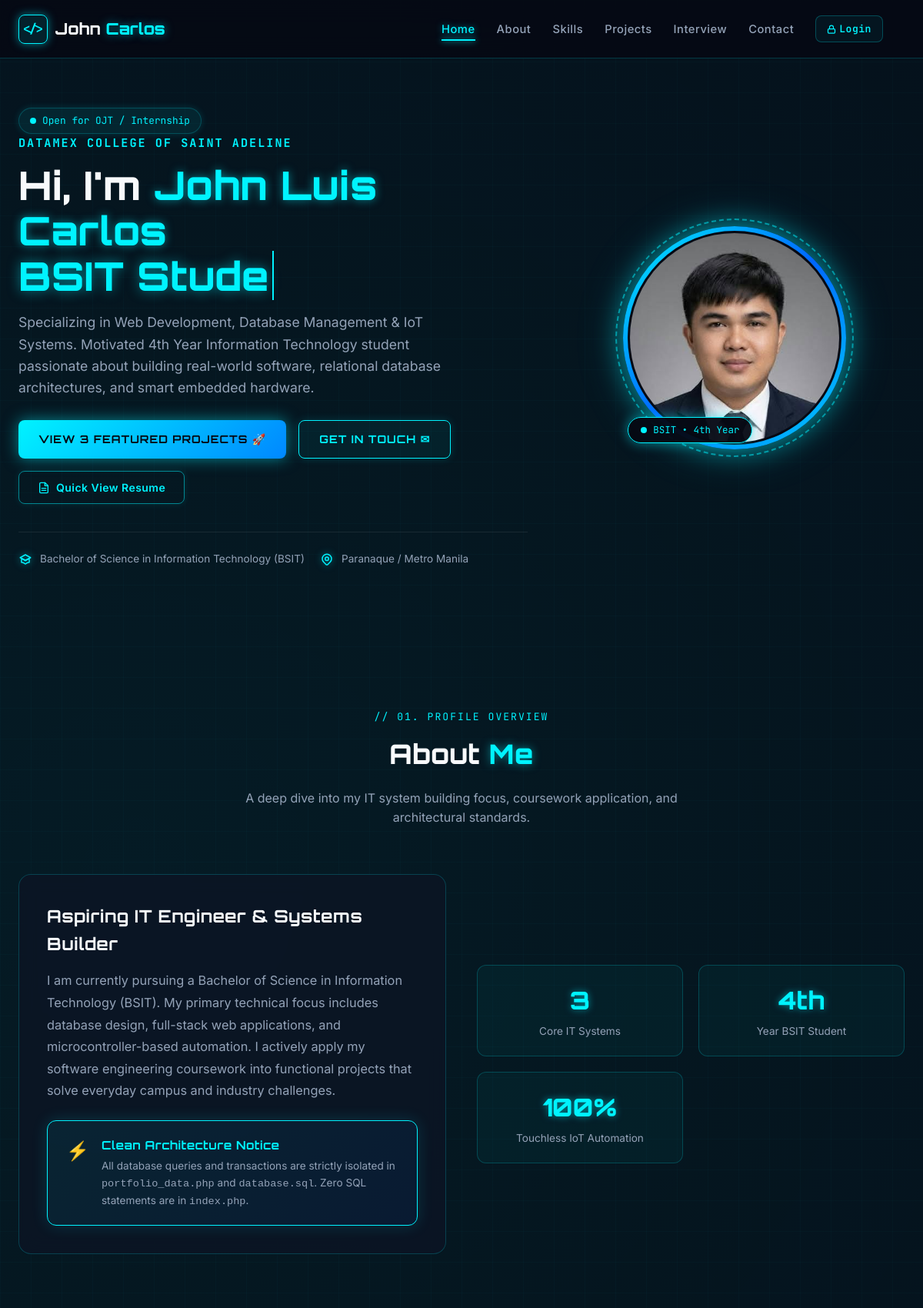
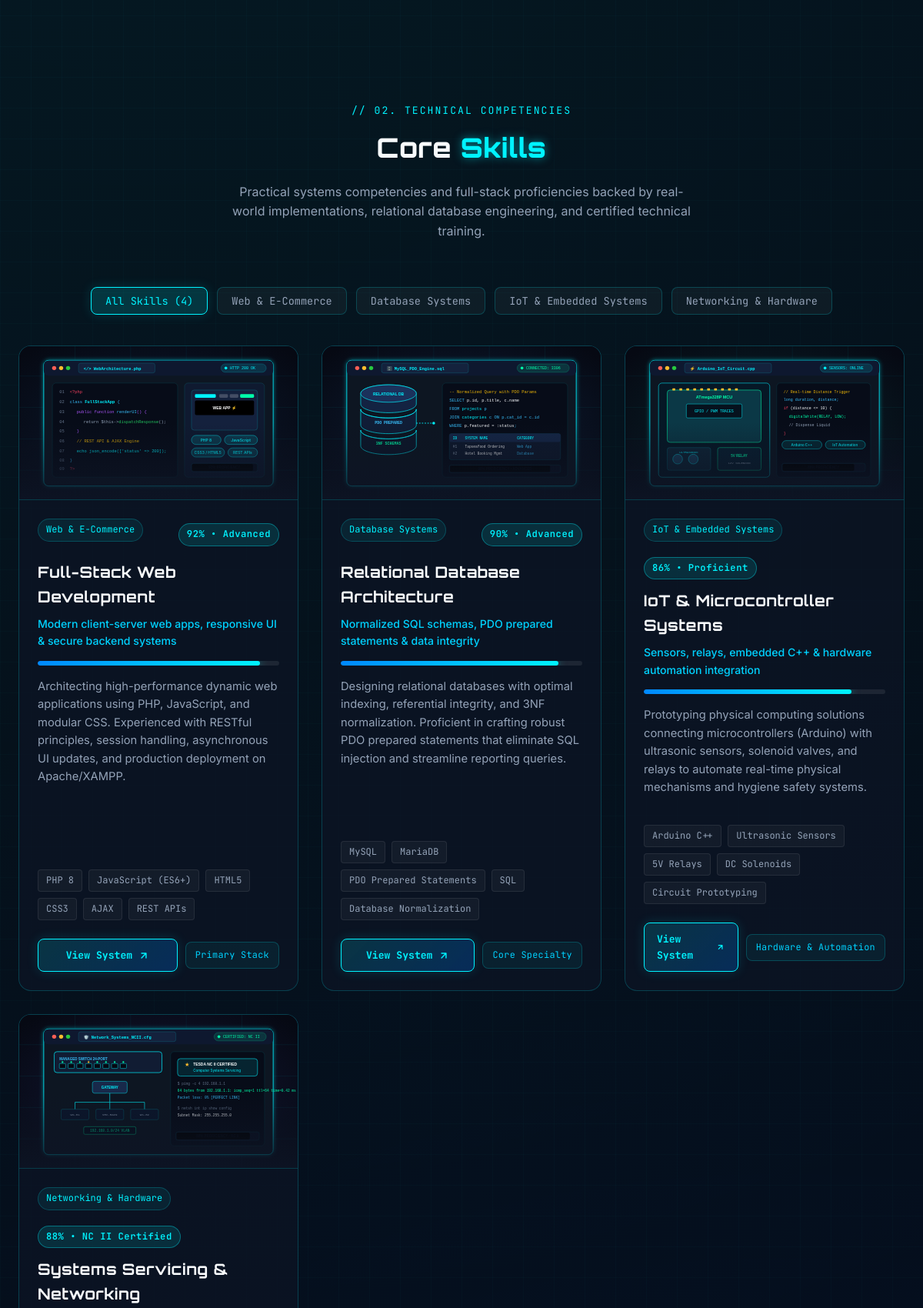
The page / (upper part) on the database its author committed (2 pictures, top to bottom).
### tables this page shows
CREATE TABLE `profile_info` (
  `id` INT AUTO_INCREMENT PRIMARY KEY,
  `full_name` VARCHAR(100) NOT NULL,
  `headline` VARCHAR(150) NOT NULL,
  `sub_headline` VARCHAR(255) NOT NULL,
  `bio_summary` TEXT NOT NULL,
  `about_details` TEXT NOT NULL,
  `profile_image` VARCHAR(255) DEFAULT 'assets/images/profile.jpg',
  `email` VARCHAR(100) NOT NULL,
  `phone` VARCHAR(30) NOT NULL,
  `location` VARCHAR(100) NOT NULL,
  `university` VARCHAR(150) NOT NULL,
  `degree_program` VARCHAR(150) NOT NULL,
  `year_level` VARCHAR(50) NOT NULL,
  `status_badge` VARCHAR(50) DEFAULT 'Available for Internship',
  `github_url` VARCHAR(255) DEFAULT 'https://github.com',
  `linkedin_url` VARCHAR(255) DEFAULT 'https://linkedin.com',
  `created_at` TIMESTAMP DEFAULT CURRENT_TIMESTAMP
);

CREATE TABLE `skills` (
  `id` INT AUTO_INCREMENT PRIMARY KEY,
  `title` VARCHAR(120) NOT NULL,
  `category` VARCHAR(60) NOT NULL,
  `tagline` VARCHAR(150) NOT NULL,
  `proficiency` INT NOT NULL DEFAULT 90,
  `level_label` VARCHAR(50) NOT NULL DEFAULT 'Advanced',
  `description` TEXT NOT NULL,
  `tech_stack` VARCHAR(255) NOT NULL,
  `image_url` VARCHAR(255) DEFAULT 'assets/images/skills/web_development.svg',
  `badge` VARCHAR(50) DEFAULT 'Core IT Competency',
  `sort_order` INT DEFAULT 1
);

### db.php (called while the page is built, shortened)
<?php
$db_connected = false;
try {
    $db_connected = true;
} catch (PDOException $e) {
    $db_connected = false;
    $db_error_message = $e->getMessage();
}
function isDbConnected() {
    global $db_connected;
    return $db_connected;
}

### portfolio_data.php (called while the page is built, shortened)
<?php
require_once __DIR__ . '/db.php';
function resolveProjectImage($path, $fallback_svg) {
    if (!empty($path) && file_exists(__DIR__ . '/' . $path)) {
        return $path;
    }
    return $fallback_svg;
}
function getStudentProfile() {
    $pdo = getDbConnection();
    if ($pdo && isDbConnected()) {
        try {
            $stmt = $pdo->prepare("SELECT * FROM `profile_info` ORDER BY `id` ASC LIMIT 1");
            $stmt->execute();
            $profile = $stmt->fetch();
            if ($profile) {
                $profile['source'] = 'mysql';
                return $profile;
            }
        } catch (PDOException $e) {
        }
    }
    $image_path = file_exists(__DIR__ . '/assets/images/profile.jpg') ? 'assets/images/profile.jpg' : 'assets/images/profile.svg';
    return [
        'full_name'      => 'John Luis Carlos',
        'headline'       => 'IT Student & Aspiring Full-Stack Developer',
        'sub_headline'   => 'Specializing in Web Development, Database Management & IoT Systems',
        'bio_summary'    => 'Motivated 4th Year Information Technology student passionate about building real-world software, relational database architectures, and smart embedded hardware.',
        'about_details'  => "I am currently pursuing a Bachelor of Science in Information Technology (BSIT) at Datamex College of Saint Adeline. My primary technical focus includes database design, full-stack web applications, and microcontroller-based automation.\n\nI actively apply my software engineering coursework into functional projects that solve everyday campus and industry challenges, such as restaurant food ordering platforms, centralized hotel booking systems, and sensor-driven touchless dispensers.",
        'profile_image'  => $image_path,
        'email'          => 'johnluis1@gmail.com',
        'phone'          => '+639105428974',
        'location'       => 'Paranaque / Metro Manila',
        'university'     => 'Datamex College of Saint Adeline',
        'degree_program' => 'Bachelor of Science in Information Technology (BSIT)',
        'year_level'     => '4th Year Undergraduate',
        'status_badge'   => 'Open for OJT / Internship',
        'github_url'     => 'https://github.com',
        'linkedin_url'   => 'https://linkedin.com',
        'source'         => 'fallback'
    ];
}
function getSkillsList() {
    $pdo = getDbConnection();
    if ($pdo && isDbConnected()) {
        try {
            $stmt = $pdo->prepare("SELECT * FROM `skills` ORDER BY `sort_order` ASC, `id` ASC");
            $stmt->execute();
            $skills = $stmt->fetchAll();
            if (!empty($skills)) {
                return $skills;
            }
        } catch (PDOException $e) {
        }
    }
}

### index.php (the view, shortened to what this page needs)
<?php
require_once __DIR__ . '/portfolio_data.php';
$profile      = getStudentProfile();
$skills       = getSkillsList();
?>
<!DOCTYPE html>
<html lang="en">
<head>
    <link rel="stylesheet" href="assets/css/style.css">
</head>
<body>
    <nav class="navbar" id="navbar">
        <div class="container nav-container">
            <a href="#hero" class="logo" id="brand-logo">
                <span class="logo-badge">&lt;/&gt;</span>
                <span><?= htmlspecialchars(explode(' ', $profile['full_name'])[0] ?? 'IT') ?><span class="neon-text"> Carlos</span></span>
            </a>
            <ul class="nav-links" id="nav-links">
                <li><a href="#hero" class="nav-link active">Home</a></li>
                <li><a href="#about" class="nav-link">About</a></li>
                <li><a href="#skills" class="nav-link">Skills</a></li>
                <li><a href="#projects" class="nav-link">Projects</a></li>
                <li><a href="#interview" class="nav-link">Interview</a></li>
                <li><a href="#contact" class="nav-link">Contact</a></li>
                <li><a href="login.php" class="nav-link nav-link-login" title="Admin Portal"><svg width="12" height="12" viewBox="0 0 24 24" fill="none" stroke="currentColor" stroke-width="2.5" style="vertical-align:baseline; margin-right:4px;"><rect x="3" y="11" width="18" height="11" rx="2" ry="2"></rect><path d="M7 11V7a5 5 0 0 1 10 0v4"></path></svg>Login</a></li>
            </ul>
        </div>
    </nav>
    <section class="hero" id="hero">
        <div class="container">
            <div class="hero-grid">
                <div class="hero-content">
                    <div class="status-badge">
                        <span class="pulse-dot"></span>
                        <span><?= htmlspecialchars($profile['status_badge']) ?></span>
                    </div>
                    <h2 class="hero-subtitle"><?= htmlspecialchars($profile['university']) ?></h2>
                    <h1 class="hero-title">
                        Hi, I'm <span class="neon-text"><?= htmlspecialchars($profile['full_name']) ?></span><br>
                        <span class="hero-dynamic-text" id="dynamic-text">IT Student</span>
                    </h1>
                    <p class="hero-desc">
                        <?= htmlspecialchars($profile['sub_headline']) ?>. <?= htmlspecialchars($profile['bio_summary']) ?>
                    </p>
                    <div class="hero-actions">
                        <a href="#projects" class="btn btn-neon" id="hero-projects-btn">View 3 Featured Projects 🚀</a>
                        <a href="#contact" class="btn btn-outline" id="hero-contact-btn">Get In Touch ✉</a>
                        <button type="button" class="btn btn-resume" id="resume-quick-view-btn" onclick="openResumeModal()">
                            Quick View Resume
                        </button>
                    </div>
                    <div class="student-meta">
                        <div class="meta-item">
                            <span><?= htmlspecialchars($profile['degree_program']) ?></span>
                        </div>
                        <div class="meta-item">
                            <span><?= htmlspecialchars($profile['location']) ?></span>
                        </div>
                    </div>
                </div>
                <div class="hero-avatar-wrapper">
                    <div class="avatar-frame">
                        <?php $img_version = file_exists(__DIR__ . '/' . $profile['profile_image']) ? filemtime(__DIR__ . '/' . $profile['profile_image']) : time(); ?>
                        <img src="<?= htmlspecialchars($profile['profile_image']) ?>?v=<?= $img_version ?>" alt="<?= htmlspecialchars($profile['full_name']) ?>" class="avatar-img" id="profile-picture">
                        <div class="avatar-status-pill">
                            <span class="pulse-dot"></span>
                            <span>BSIT • 4th Year</span>
                        </div>
                    </div>
                </div>
            </div>
        </div>
    </section>
    <section class="section" id="about">
        <div class="container">
            <div class="section-header">
                <span class="section-tag">// 01. Profile Overview</span>
                <h2 class="section-title">About <span class="neon-text">Me</span></h2>
                <p class="section-desc">A deep dive into my IT system building focus, coursework application, and architectural standards.</p>
            </div>
            <div class="about-grid">
                <div class="about-card">
                    <h3 style="font-size: 1.4rem; margin-bottom: 16px; color: var(--text-primary);">
                        Aspiring IT Engineer &amp; Systems Builder
                    </h3>
                    <p class="about-text">
                        <?= nl2br(htmlspecialchars($profile['about_details'])) ?>
                    </p>
                    <div class="arch-callout">
                        <div class="arch-icon">⚡</div>
                        <div class="arch-text">
                            <h4>Clean Architecture Notice</h4>
                            <p>All database queries and transactions are strictly isolated in <code>portfolio_data.php</code> and <code>database.sql</code>. Zero SQL statements are in <code>index.php</code>.</p>
                        </div>
                    </div>
                </div>
                <div class="stat-grid">
                    <div class="stat-box">
                        <div class="stat-num">3</div>
                        <div class="stat-label">Core IT Systems</div>
                    </div>
                    <div class="stat-box">
                        <div class="stat-num">4th</div>
                        <div class="stat-label">Year BSIT Student</div>
                    </div>
                    <div class="stat-box">
                        <div class="stat-num">100%</div>
                        <div class="stat-label">Touchless IoT Automation</div>
                    </div>
                </div>
            </div>
        </div>
    </section>
    <section class="section" id="skills">
        <div class="container">
            <div class="section-header">
                <span class="section-tag">// 02. Technical Competencies</span>
                <h2 class="section-title">Core <span class="neon-text">Skills</span></h2>
                <p class="section-desc">Practical systems competencies and full-stack proficiencies backed by real-world implementations, relational database engineering, and certified technical training.</p>
            </div>
            <div class="project-filters skill-filters" id="skill-filters">
                <button class="filter-btn active" data-filter="all">All Skills (<?= count($skills) ?>)</button>
                <button class="filter-btn" data-filter="Web & E-Commerce">Web &amp; E-Commerce</button>
                <button class="filter-btn" data-filter="Database Systems">Database Systems</button>
                <button class="filter-btn" data-filter="IoT & Embedded Systems">IoT &amp; Embedded Systems</button>
                <button class="filter-btn" data-filter="Networking & Hardware">Networking &amp; Hardware</button>
            </div>
            <div class="projects-grid skills-grid" id="skills-container">
                <?php foreach ($skills as $skill): ?>
                    <div class="project-card skill-card" data-category="<?= htmlspecialchars($skill['category']) ?>">
                        <div class="project-img-wrapper">
                            <img src="<?= htmlspecialchars($skill['image_url']) ?>" alt="<?= htmlspecialchars($skill['title']) ?>" class="project-img" loading="lazy">
                        </div>
                        <div class="project-body">
                            <div class="project-header">
                                <div style="display:flex; justify-content:space-between; align-items:center; margin-bottom:12px; gap:8px; flex-wrap:wrap;">
                                    <span class="project-cat-badge"><?= htmlspecialchars($skill['category']) ?></span>
                                    <span class="skill-pct-badge"><?= intval($skill['proficiency']) ?>% • <?= htmlspecialchars($skill['level_label']) ?></span>
                                </div>
                                <h3 class="project-title"><?= htmlspecialchars($skill['title']) ?></h3>
                                <div class="project-tagline"><?= htmlspecialchars($skill['tagline']) ?></div>
                                <div class="skill-meter-wrap">
                                    <div class="progress-track">
                                        <div class="progress-bar" style="width: <?= intval($skill['proficiency']) ?>%;"></div>
                                    </div>
                                </div>
                                <p class="project-desc"><?= htmlspecialchars($skill['description']) ?></p>
                            </div>
                            <div class="project-footer">
                                <div class="tech-tags">
                                    <?php
                                    $tags = explode(',', $skill['tech_stack']);
                                    foreach ($tags as $tag):
                                    ?>
                                        <span class="tech-tag"><?= htmlspecialchars(trim($tag)) ?></span>
                                    <?php endforeach; ?>
                                </div>
                                <div class="project-actions">
                                    <a href="#projects" class="btn-demo" style="flex:1; justify-content:center;">
                                        <span>View System</span>
                                        <svg width="14" height="14" viewBox="0 0 24 24" fill="none" stroke="currentColor" stroke-width="2.5" stroke-linecap="round" stroke-linejoin="round"><path d="M7 17l9.2-9.2M17 17V7H7"/></svg>
                                    </a>
                                    <span class="badge-credential" title="Verified Skill Qualification">
                                        <?= htmlspecialchars($skill['badge'] ?? 'Verified Skill') ?>
                                    </span>
                                </div>
                            </div>
                        </div>
                    </div>
                <?php endforeach; ?>
            </div>
        </div>
    </section>
</body>
</html>

### rows shown on the page
profile_info: full_name "John", status_badge "Open for OJT / Internship", university "DATAMEX COLLEGE OF SAINT ADELINE", full_name "John Luis Carlos", sub_headline "Specializing in Web Development, Database Management & IoT Systems", bio_summary "Motivated 4th Year Information Technology student passionate about building real-world software, relational database architectures, and smart embedded hardware.", degree_program "Bachelor of Science in Information Technology (BSIT)", location "Paranaque / Metro Manila", profile_image (placeholder picture), about_details "I am currently pursuing a Bachelor of Science in Information Technology (BSIT). My primary technical focus includes database design, full-stack web applications, and microcontroller-based automation. I actively apply my software engineering coursework into functional projects that solve everyday campus and industry challenges."
skills: image_url (picture), category "Web & E-Commerce", proficiency "92", level_label "Advanced", title "Full-Stack Web Development", tagline "Modern client-server web apps, responsive UI & secure backend systems", description "Architecting high-performance dynamic web applications using PHP, JavaScript, and modular CSS. Experienced with RESTful principles, session handling, asynchronous UI updates, and production deployment on Apache/XAMPP.", tech_stack "PHP 8", tech_stack "JavaScript (ES6+)", tech_stack "HTML5", tech_stack "CSS3", tech_stack "AJAX", tech_stack "REST APIs", badge "Primary Stack"
skills: image_url (picture), category "Database Systems", proficiency "90", level_label "Advanced", title "Relational Database Architecture", tagline "Normalized SQL schemas, PDO prepared statements & data integrity", description "Designing relational databases with optimal indexing, referential integrity, and 3NF normalization. Proficient in crafting robust PDO prepared statements that eliminate SQL injection and streamline reporting queries.", tech_stack "MySQL", tech_stack "MariaDB", tech_stack "PDO Prepared Statements", tech_stack "SQL", tech_stack "Database Normalization", badge "Core Specialty"
skills: image_url (picture), category "IoT & Embedded Systems", proficiency "86", level_label "Proficient", title "IoT & Microcontroller Systems", tagline "Sensors, relays, embedded C++ & hardware automation integration", description "Prototyping physical computing solutions connecting microcontrollers (Arduino) with ultrasonic sensors, solenoid valves, and relays to automate real-time physical mechanisms and hygiene safety systems.", tech_stack "Arduino C++", tech_stack "Ultrasonic Sensors", tech_stack "5V Relays", tech_stack "DC Solenoids", tech_stack "Circuit Prototyping", badge "Hardware & Automation"
skills: image_url (picture), category "Networking & Hardware", proficiency "88", level_label "NC II Certified", title "Systems Servicing & Networking"

### other values the page prints
count($skills) "4"
